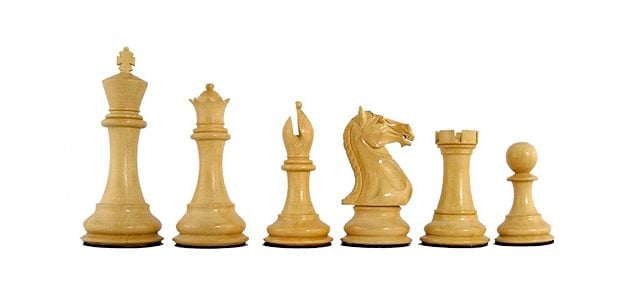
#> input picture multiple_objects.jpg, 631 x 300 px
$ jupyter execute multiple_objects.ipynb
#> lines starting #> are read from the running program, lines starting #| are printed output that depends on the picture; after the words box and inside, x2 and y2 are one past the last pixel; in counts of white or black regions, pixels touching at a corner belong together
[cell 1]
import cv2
import numpy as np
from typing import Any

[cell 2]
img: Any = cv2.imread("multiple_objects.jpg")
#> img is the input picture: shape (300, 631, 3); mean B, G, R 223.1, 235.8, 242.9

[cell 3]
# Convert the image to grayscale
gray: Any = cv2.cvtColor(img, cv2.COLOR_BGR2GRAY)
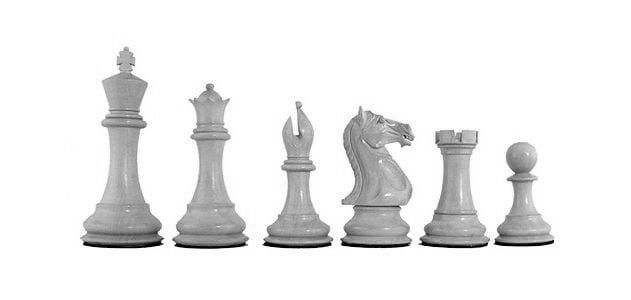
#> gray: shape (300, 631); min 0, max 255, mean 236.5

blurred: Any = cv2.GaussianBlur(gray, (5, 5), 0)

# Apply a threshold to the image to separate the objects from the background
ret: Any
thresh: Any
ret, thresh = cv2.threshold(blurred, 0, 255, cv2.THRESH_BINARY_INV + cv2.THRESH_OTSU)
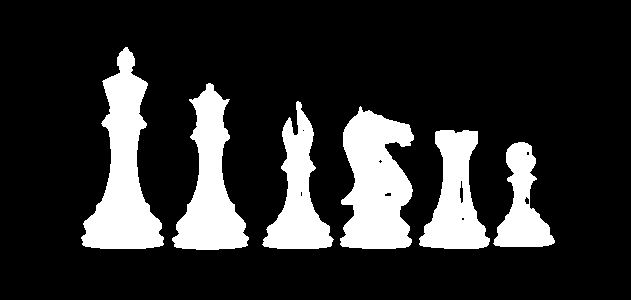
#> thresh: shape (300, 631); 18% white; 6 white regions
#> ret = 205

[cell 4]
# Find the contours of the objects inn the image
contours: Any
hierarchy: Any
contours, hierarchy = cv2.findContours(thresh, cv2.RETR_EXTERNAL, cv2.CHAIN_APPROX_SIMPLE)
#> contours = 6 contours; box (x1, y1, x2, y2) and area: (81, 47, 164, 249) 7627, (340, 106, 414, 249) 7418, (172, 83, 249, 250) 5964, (419, 130, 490, 249) 4586, (262, 101, 334, 249) 4394, (493, 142, 555, 247) 3074

# Loop through the contours and calculate the area of each object
for cnt in contours:
    area: Any = cv2.contourArea(cnt)

    # Draw a bounding box around each object and display the area on the image
    x, y, w, h = cv2.boundingRect(cnt)
    cv2.rectangle(img, (x, y), (x+w, y+h), (0, 255, 0), 2)
    cv2.putText(img, str(area), (x, y), cv2.FONT_HERSHEY_SIMPLEX, 1, (0, 0, 255), 2)
#> this loop made 6 passes
#> (area, x, y, w, h) on passes 1 to 6: (3074.5, 493, 142, 62, 105), (4586.5, 419, 130, 71, 119), (7417.5, 340, 106, 74, 143), (4393.5, 262, 101, 72, 148), (5963.5, 172, 83, 77, 167), (7627, 81, 47, 83, 202)
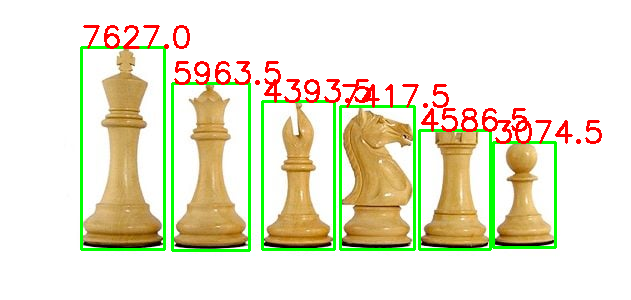
#> img: shape (300, 631, 3); 6.42% of pixels changed, all inside (x1, y1, x2, y2) = (80, 25, 602, 252)

[cell 5]
cv2.imshow('image', img)
cv2.waitKey(0)
cv2.destroyAllWindows()

[cell 6]
cv2.imwrite("multiple_objects_with_contour.jpg", img)
#> Out = True
